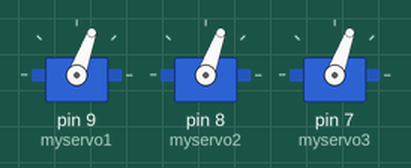
The sketch below on a simulated Arduino Uno, built with avr-gcc and run on an emulated ATmega328P. On the bench: 3 × servo.

Above: at 0.1 s.
At 34.9 s:
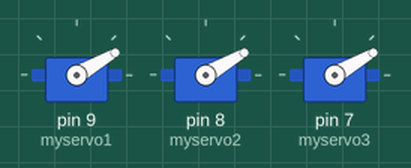
Timing chart, 0 to 40.0 s (numbered marks = the images above):
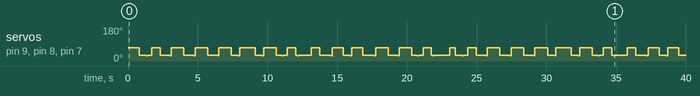

The sketch:

excitationPRBS_BT.ino
```cpp
#define UP 1
#define DOWN 2
#define STAYATHIGH 3
#define STAYATLOW 4

#include <Servo.h>

// PRBS generator based on Galois LFSR algorithm
class PRBSGenerator {
public:
    PRBSGenerator(unsigned int seed) : state(seed) {}

    bool operator()() {
        bool feedback = (state & 0x1) ^ ((state & 0x2) >> 1);
        state = (state >> 1) | (feedback ? 0x80000000 : 0);
        return feedback;
    }

private:
    unsigned int state;
};

// Servos definition
Servo myservo1;
Servo myservo2;
Servo myservo3;

// Mode definition
int mode;

// Positions
float pos1, pos2, pos3;

// Calibrate offsets
float offset1 = 0;
float offset2 = 0;
float offset3 = 0;

// Control parameters
float lowPos = 30;
float highPos = 70;
float increment = 0.12;
float pos1BeforeJump = 30;

void setup() {
  // initialize serial
  Serial.begin(115200);

  // positions initialization
  float midPos = (lowPos + highPos) / 2;
  pos1 = midPos;
  pos2 = midPos;
  pos3 = midPos;

  // servos setup
  myservo1.attach(9);
  myservo2.attach(8);
  myservo3.attach(7);
  updateServos(pos1, pos2, pos3);

  // mode initialization
  mode = STAYATLOW;
}

void loop() {
  PRBSGenerator prbs(millis());

  bool prbs_output = prbs();

  switch (mode) {
    case UP:
      pos1 += increment;
      pos2 += increment;
      pos3 += increment;
      updateServos(pos1, pos2, pos3);
      if (prbs_output) {
        if (pos1 >= highPos) {
          mode = STAYATHIGH;
        }
      } else {
        mode = DOWN;
      }
      break;

    case DOWN:
      pos1 -= increment;
      pos2 -= increment;
      pos3 -= increment;
      updateServos(pos1, pos2, pos3);
      if (!prbs_output) {
        if (pos1 <= lowPos) {
          mode = STAYATLOW;
        }
      } else {
        mode = UP;
      }
      break;

    case STAYATHIGH:
      pos1 = lowPos;
      pos2 = lowPos;
      pos3 = lowPos;
      updateServos(pos1, pos2, pos3);
      if (!prbs_output) {
        mode = DOWN;
      }
      break;

    case STAYATLOW:
      pos1 = highPos;
      pos2 = highPos;
      pos3 = highPos;
      updateServos(pos1, pos2, pos3);
      if (prbs_output) {
        mode = UP;
      }
      break;
  }
  delay(100);
}

void updateServos(float pos1, float pos2, float pos3) {
  myservo1.write(pos1 + offset1);
  myservo2.write(pos2 + offset2);
  myservo3.write(pos3 + offset3);
}
```

Measured:
- by itself, servo on pin 9 (myservo1), servo on pin 8 (myservo2), servo on pin 7 (myservo3): 70° → 30° at 0.80 s, → 29° 0.50 s later, → 30° 0.10 s later, → 70° 0.30 s later, … (93 changes in this stretch)
